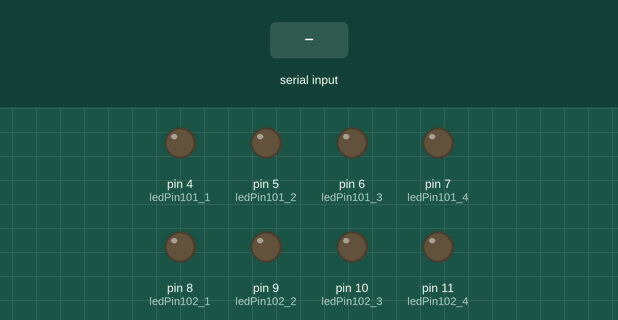
Bench run of a sketch on a simulated Arduino Uno, built with avr-gcc and run on an emulated ATmega328P. On the bench: output pins drawn as LEDs (lit = HIGH). The test bench sets the inputs (shaded band).

Above: at 1.2 s.
1.3 s: "2" received over the second serial link
At 2.5 s:
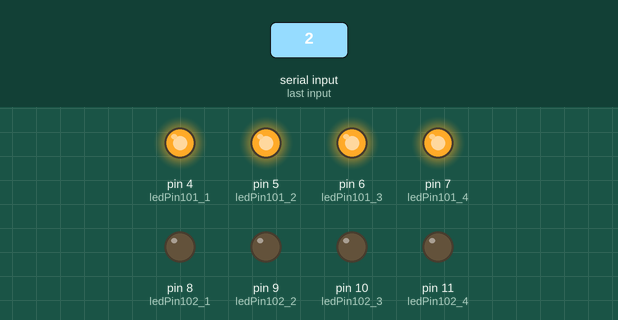
2.8 s: "3" received over the second serial link
At 3.7 s:
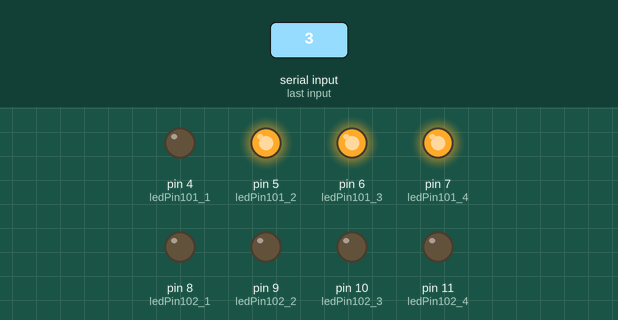
4.3 s: "6" received over the second serial link
At 4.8 s:
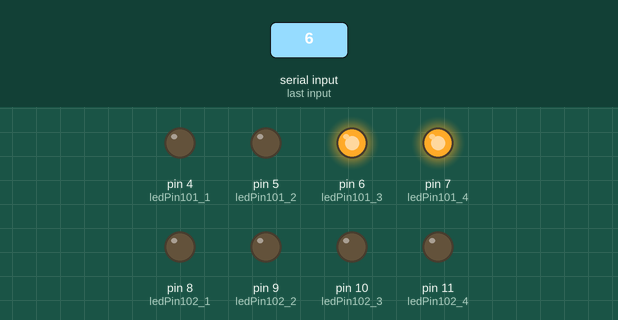
5.8 s: "4" received over the second serial link
At 7.0 s:
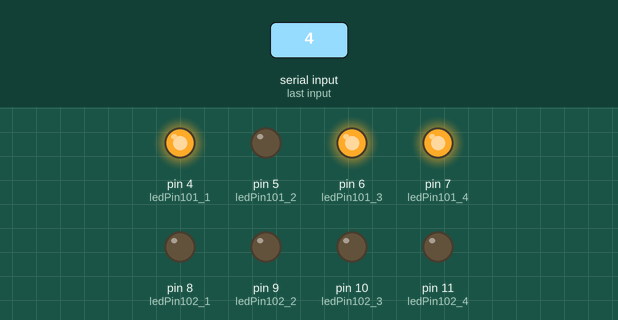
7.3 s: "7" received over the second serial link
At 8.3 s:
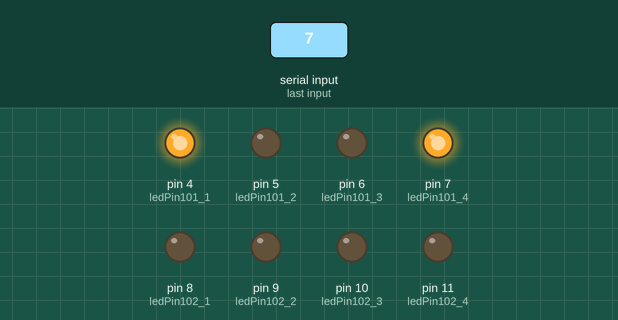
8.8 s: "8" received over the second serial link
At 9.5 s:
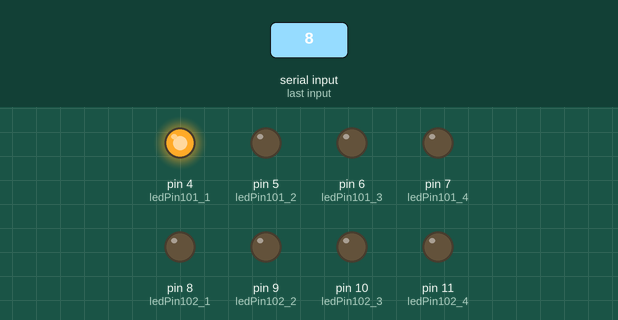
Timing chart, 0 to 11.3 s (numbered marks = the images above; inputs shaded):
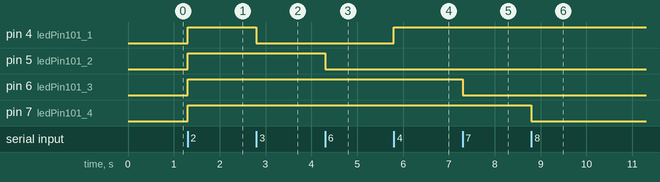

The sketch:

bluetooth.ino
```cpp
#include <SoftwareSerial.h>

int TxPin = 2;
int RxPin = 3;


//lenPin101_1 means that room number: 101 & first Led
//Please change the pin number when you test it
int ledPin101_1 = 4;
int ledPin101_2 = 5;
int ledPin101_3 = 6;
int ledPin101_4 = 7;
int ledPin102_1 = 8;
int ledPin102_2 = 9;
int ledPin102_3 = 10;
int ledPin102_4 = 11;
SoftwareSerial BTSerial(TxPin, RxPin);


void setup()
{
  BTSerial.begin(9600);

  pinMode(ledPin101_1,OUTPUT);
  pinMode(ledPin101_2,OUTPUT);
  pinMode(ledPin101_3,OUTPUT);
  pinMode(ledPin101_4,OUTPUT);
  pinMode(ledPin102_1,OUTPUT);
  pinMode(ledPin102_2,OUTPUT);
  pinMode(ledPin102_3,OUTPUT);
  pinMode(ledPin102_4,OUTPUT);


}

void loop()
{
  if (BTSerial.available()){
    char cmd = (char)BTSerial.read();
    if(cmd == '1') {

           digitalWrite(ledPin101_1,LOW);
          digitalWrite(ledPin101_2,LOW);
          digitalWrite(ledPin101_3,LOW);
          digitalWrite(ledPin101_4,LOW);
    }
    else if(cmd == '2') {
    digitalWrite(ledPin101_1,HIGH);
          digitalWrite(ledPin101_2,HIGH);
          digitalWrite(ledPin101_3,HIGH);
          digitalWrite(ledPin101_4,HIGH);
    }
    else if(cmd == '3') {
      digitalWrite(ledPin101_1,LOW);
    }
    else if(cmd == '4') {
     digitalWrite(ledPin101_1,HIGH);
      }
    else if(cmd == '5') {
      digitalWrite(ledPin102_1, LOW);
      }
    else if(cmd == '6') {
      digitalWrite(ledPin101_2, LOW);
      }
    else if(cmd == '7') {
      digitalWrite(ledPin101_3, LOW);
      }
    else if(cmd == '8') {
      digitalWrite(ledPin101_4, LOW);
      }
    else if(cmd == '9') {
      digitalWrite(ledPin102_1, HIGH);
      }
    else if(cmd == '12') {
      digitalWrite(ledPin102_2, HIGH);
      }
    else if(cmd == '13') {
      digitalWrite(ledPin102_3, HIGH);
      }
    else if(cmd == '14') {
      digitalWrite(ledPin102_4, HIGH);
      }
    else if(cmd =='15') {
      digitalWrite(ledPin102_1, LOW);
      }
    else if(cmd == '16') {
      digitalWrite(ledPin102_2, LOW);
      }
    else if(cmd == '17') {
      digitalWrite(ledPin102_3, LOW);
      }
    else if(cmd == '18') {
      digitalWrite(ledPin102_4, LOW);
      }

      //if cmd '101`, it means that all LED in room #101 turn on
     else if(cmd == '101') {
          digitalWrite(ledPin101_1,HIGH);
          digitalWrite(ledPin101_2,HIGH);
          digitalWrite(ledPin101_3,HIGH);
          digitalWrite(ledPin101_4,HIGH);
      }
      //if cmd '102`, it means that all LED in room #102 turn on
     else if(cmd == '102') {
          digitalWrite(ledPin102_1,HIGH);
          digitalWrite(ledPin102_2,HIGH);
          digitalWrite(ledPin102_3,HIGH);
          digitalWrite(ledPin102_4,HIGH);
      }
      //if cmd '101`, it means that all LED in room #101 turn off
     else if(cmd == '-101') {
          digitalWrite(ledPin101_1,LOW);
          digitalWrite(ledPin101_2,LOW);
          digitalWrite(ledPin101_3,LOW);
          digitalWrite(ledPin101_4,LOW);
      }
      //if cmd '102`, it means that all LED in room #102 turn off
    else if(cmd == '-102') {
          digitalWrite(ledPin102_1,LOW);
          digitalWrite(ledPin102_2,LOW);
          digitalWrite(ledPin102_3,LOW);
          digitalWrite(ledPin102_4,LOW);
      }

    }
}
```

Measured:
- after the input at 1.3 s, pin 4 (ledPin101_1), pin 5 (ledPin101_2), pin 6 (ledPin101_3), pin 7 (ledPin101_4): LOW → HIGH at once
- after the input at 2.8 s, pin 4 (ledPin101_1): HIGH → LOW at once
- after the input at 4.3 s, pin 5 (ledPin101_2): HIGH → LOW at once
- after the input at 5.8 s, pin 4 (ledPin101_1): LOW → HIGH at once
- after the input at 7.3 s, pin 6 (ledPin101_3): HIGH → LOW at once
- after the input at 8.8 s, pin 7 (ledPin101_4): HIGH → LOW at once
